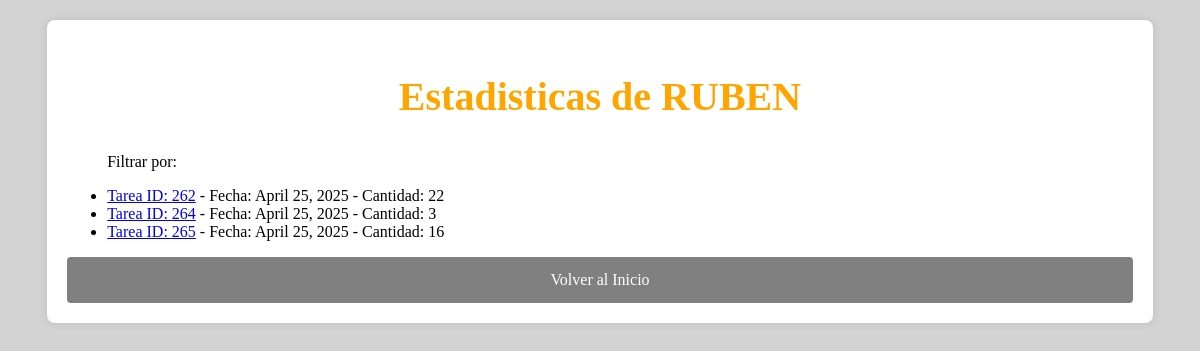
Before: /estadisticas_trabajador/1/ with the older database file.
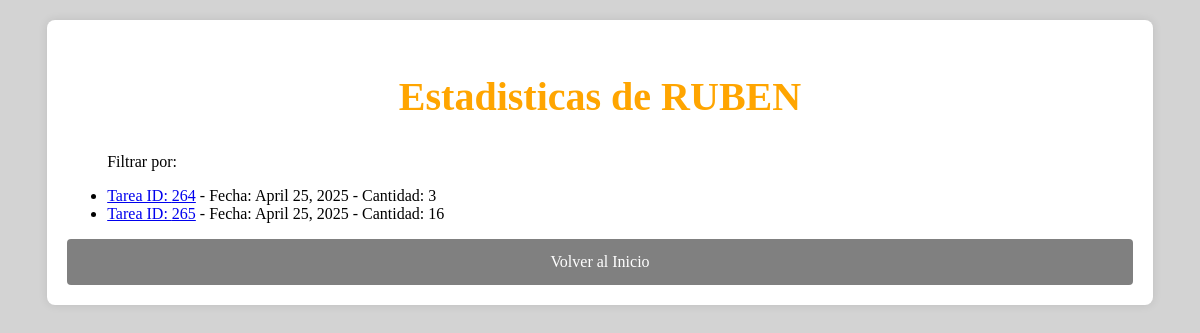
After: the same page with the newer database file.
### pda/models.py (models this page shows, shortened)
class Patio(models.Model):
    fecha = models.DateField(verbose_name='Fecha', null=True, blank=True)
    horaInicio = models.TimeField(verbose_name='H.Inicio', null=True, blank=True)
    horaFin = models.TimeField(verbose_name='H.Fin', null=True, blank=True)
    idTipTarea = models.IntegerField(verbose_name='Tip.Tarea', null=True, blank=True)
    idOper1 = models.IntegerField(verbose_name='Op.1', null=True, blank=True)
    idOper2 = models.IntegerField(verbose_name='Op.2', null=True, blank=True)
    cantidad = models.IntegerField(verbose_name='Cantidad', null=True, blank=True)

### pda/views.py (the view)
# urls.py: path('estadisticas_trabajador/<int:trabajador_id>/',estadisticas_trabajador,name='estadisticas_trabajador'),
def estadisticas_trabajador(request,trabajador_id):
    trabajador=get_object_or_404(Trabajador, id=trabajador_id)
    tareas=Patio.objects.filter(idOper1=trabajador_id)
    return render(request,'estadisticas_trabajador.html',{
        'trabajador':trabajador,
        'tareas':tareas
    })

### templates/estadisticas_trabajador.html (shortened to what this page needs)
<!DOCTYPE html>
<html lang="en">
<head>
</head>
<body>
    <div class="container">
        <div class="form-container">
            <h2>Estadisticas de {{trabajador.nombre}}</h2>
                <ul>
                    <p>Filtrar por:</p>
                    {% for tarea in tareas %}
                    <li>
                       <a  href="{% url 'detalle_tarea' tarea.id %}">   Tarea ID: {{ tarea.id }}</a> - Fecha: {{ tarea.fecha }} - Cantidad: {{ tarea.cantidad }}
                    </li>
                    {% empty %}
                    <p>No hay tareas registradas para este trabajador</p>
                    {% endfor %}
                </ul>
                <a class="aEnlac"  href="/paginaInicial/">Volver al Inicio</a>
        </div>
    </div>
</body>
</html>

Changed rows visible on the page:
removed Patio: id "262", fecha "April 25, 2025", cantidad "22"
